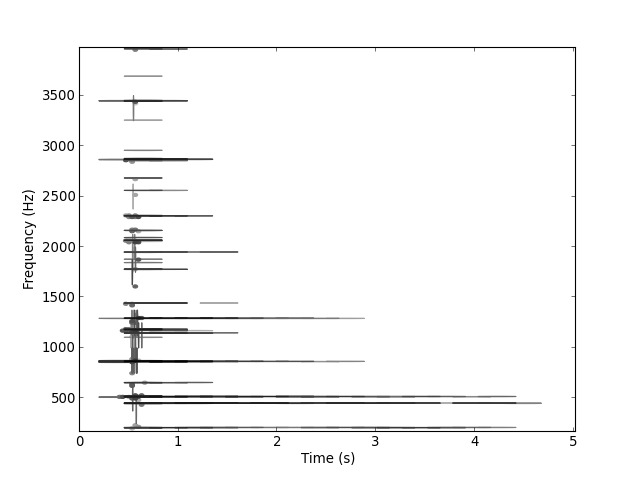

This figure's Python source:

import matplotlib.pyplot as plt
import os

from PyMP import Signal, mp, mp_coder
from PyMP.mdct import Dico


abPath = os.path.abspath('../../data/')
sig = Signal(
    abPath + '/ClocheB.wav', mono=True)  # Load Signal
sig.crop(0, 4.0 * sig.fs)     # Keep only 4 seconds

# atom of scales 8, 64 and 512 ms
scales = [(s * sig.fs / 1000) for s in (8, 64, 512)]

# Dictionary for Standard MP
pyDico = Dico(scales)

# Launching decomposition, stops either at 20 dB of SRR or 2000 iterations
mpApprox, mpDecay = mp.mp(sig, pyDico, 20, 2000)

# mpApprox.atomNumber

SNR, bitrate, quantizedApprox = mp_coder.simple_mdct_encoding(
    mpApprox, 2000, Q=14)

quantizedApprox.plot_tf()
plt.show()
